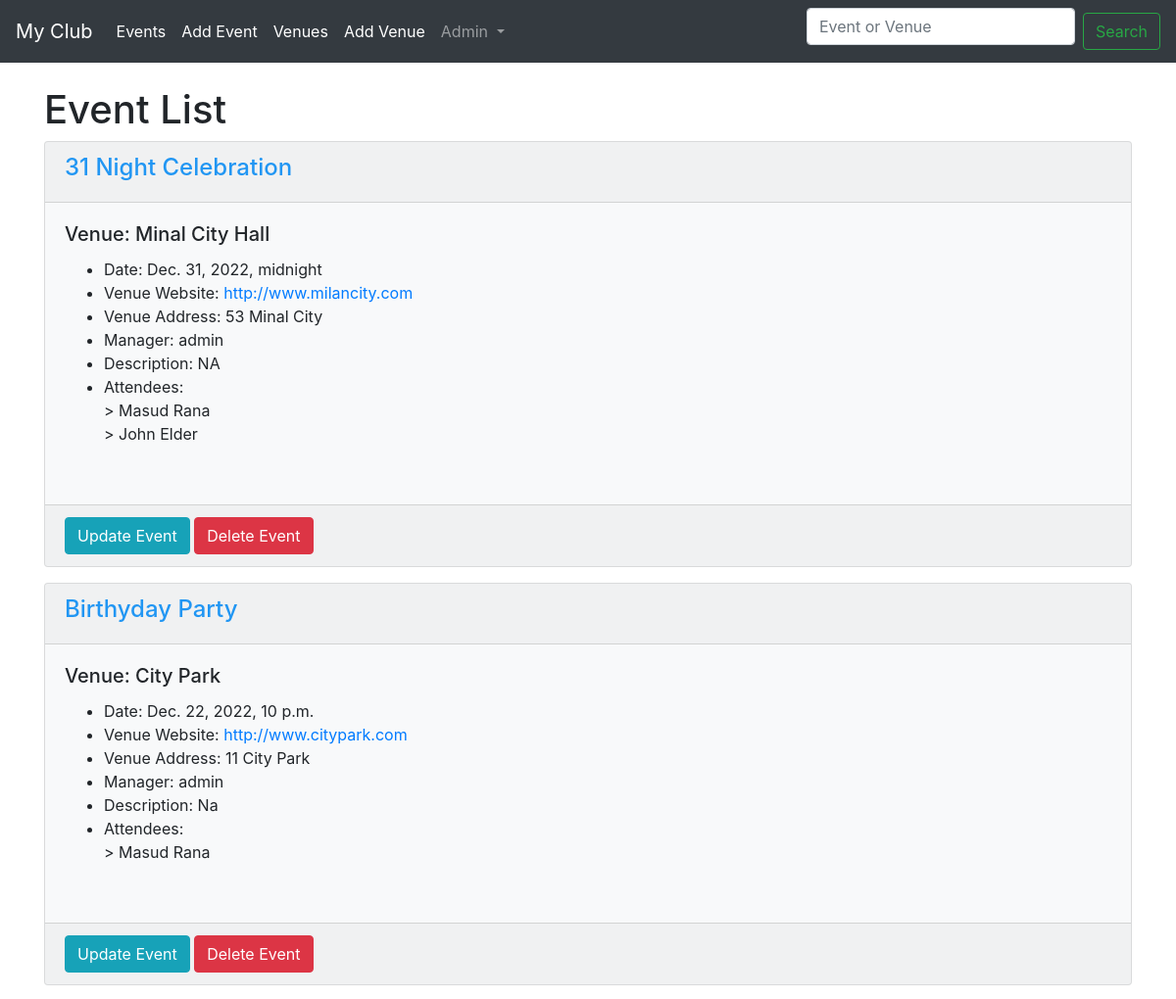
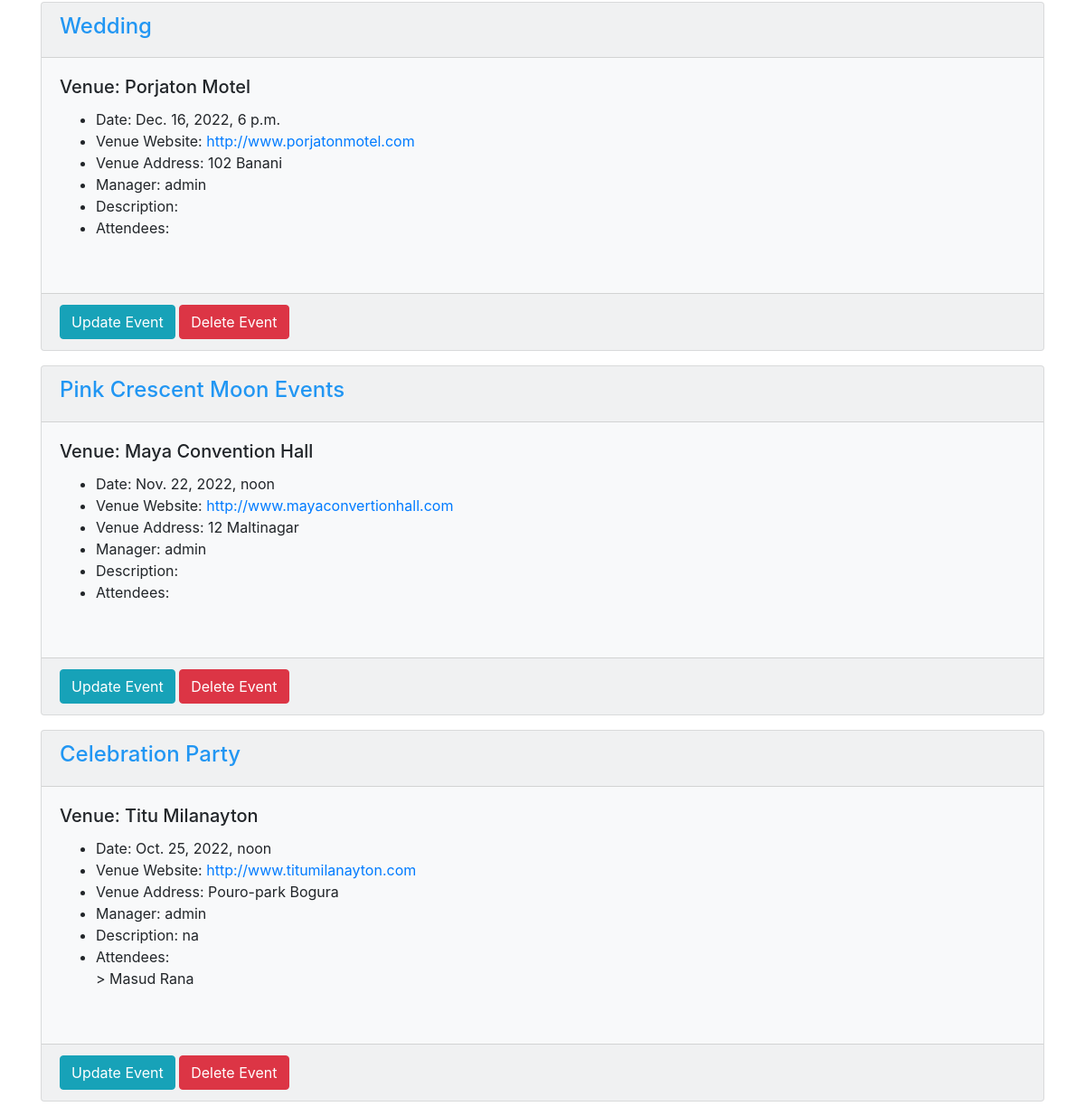
Page /events/ on the earlier database version (2 pictures, top to bottom).
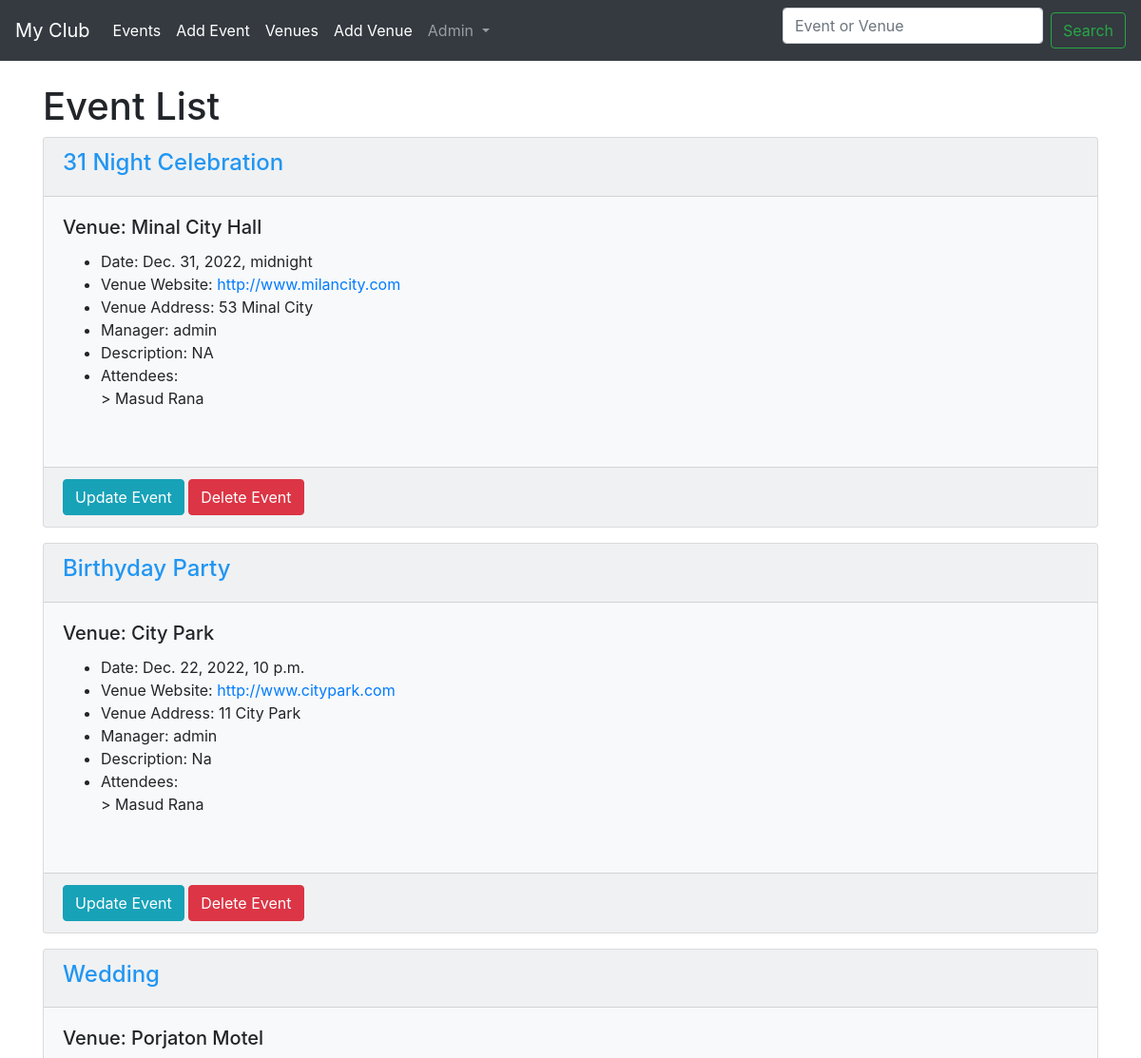
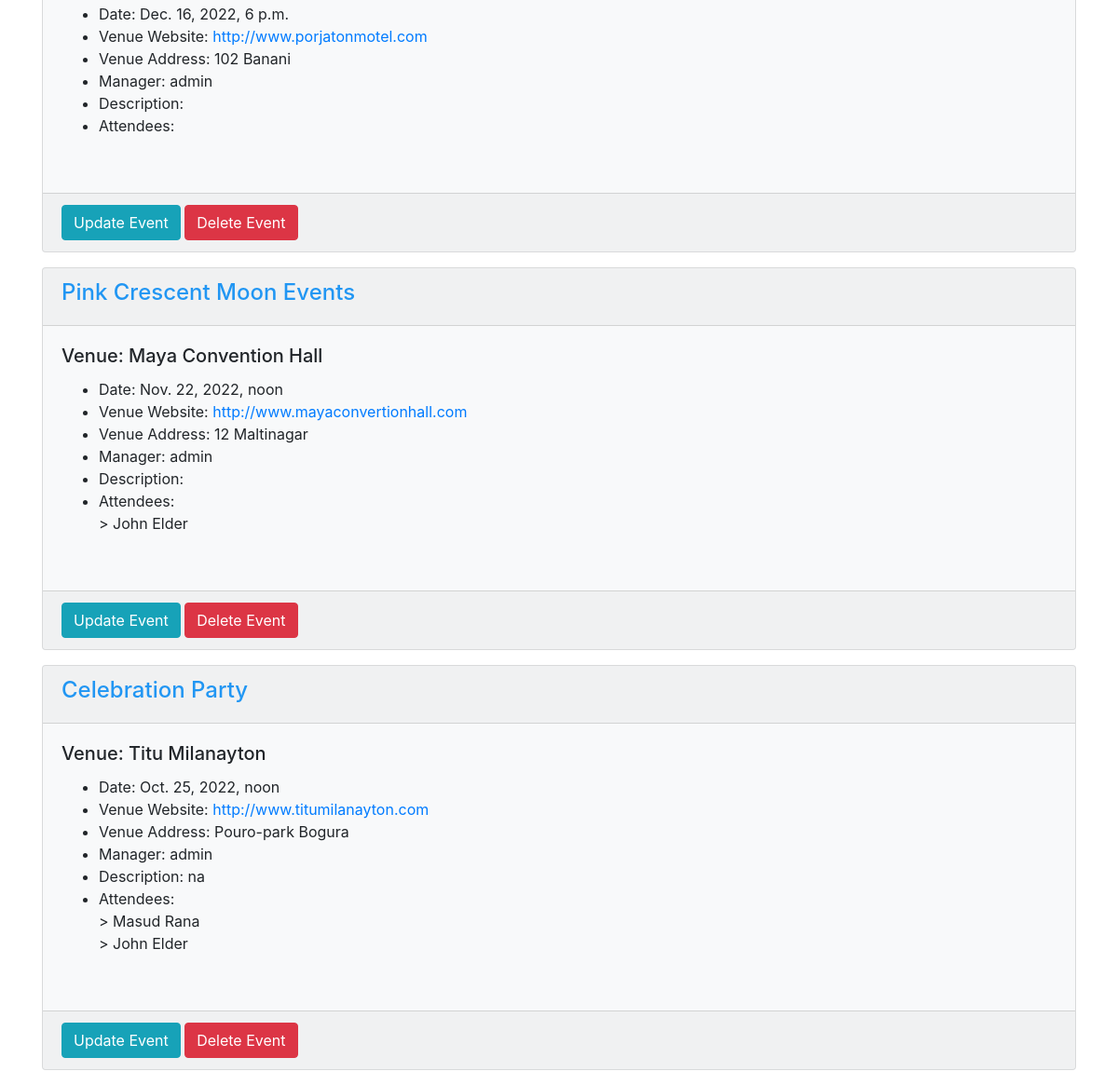
Same page on the later database version (2 pictures, top to bottom).
### events/models.py (models this page shows)
class Event(models.Model):
	name = models.CharField('Event name', max_length=120)
	event_date = models.DateTimeField('Event date')
	venue = models.ForeignKey(Venue, null=True, on_delete=models.CASCADE)
	manager = models.ForeignKey(User, blank=True,on_delete=models.CASCADE)
	description = models.TextField(blank=True)
	attendees = models.ManyToManyField(MyClubUser,blank=True)
	def __str__(self):
		return self.name

class Venue(models.Model):
	name = models.CharField('Venue name', max_length=120)
	address = models.CharField(max_length=300)
	zip_code = models.CharField('Zip Code',max_length=10,blank=True)
	phone = models.CharField('Contact phone',max_length=15,blank=True)
	web = models.URLField('Website address', blank=True)
	email = models.EmailField('Email address',blank=True)
	class Meta:
		ordering = ('name',)
	def __str__(self):
		return self.name

class MyClubUser(models.Model):
	first_name = models.CharField(max_length=30)
	last_name = models.CharField(max_length=30)
	email = models.EmailField('User email')
	def __str__(self):
		return self.first_name + ' ' + self.last_name

### events/views.py (the view)
# urls.py: path('events/', views.all_events, name='list-events'),
def all_events(request):
	events = Event.objects.all().order_by('-event_date')
	return render(request, 'events/events_list.html', {'events':events})

### events/templates/events/events_list.html (shortened to what this page needs)
{% extends 'events/base.html' %}
    {% block content %}
      <h1>Event List</h1>
      {% for event in events %}
      <div class="card bg-light mb-3">
  <div class="card-header" style="color:#2196f3;"> <strong> <h4>{{event}}</h4> </strong></div>
  <div class="card-body">
    <h5 class="card-title">Venue: {{event.venue}}</h5>
    <ul>
        <li>Date: {{event.event_date}}</li>
        <li>Venue Website: <a href="{{event.venue.web}}" target="_blank">{{event.venue.web}}</a> </li>
        <li>Venue Address: {{event.venue.address}}</li>
        <li>Manager: {{event.manager}}</li>
        <li>Description: {{event.description}}</li>
        <li>Attendees:<br/>
        {% for userattend in event.attendees.all %}
         > {{userattend}}<br>
        {% endfor %}
        </li>
      </ul>
        <br>
  </div>
  <div class="card-footer" style="color:#2196f3;">
    <a href="{% url 'update-event' event.id %}" class="btn btn-info" >Update Event</a>
    <a href="{% url 'delete-event' event.id %}" class="btn btn-danger" >Delete Event</a>
   </div>
</div>
      {% endfor %}
    {% endblock content %}

Differences in the rows shown:
changed Event "31 Night Celebration": loses MyClubUser (first_name+last_name "John Elder")
changed Event "Pink Crescent Moon Events": gains MyClubUser (first_name+last_name "John Elder")
changed Event "Celebration Party": gains MyClubUser (first_name+last_name "John Elder")
